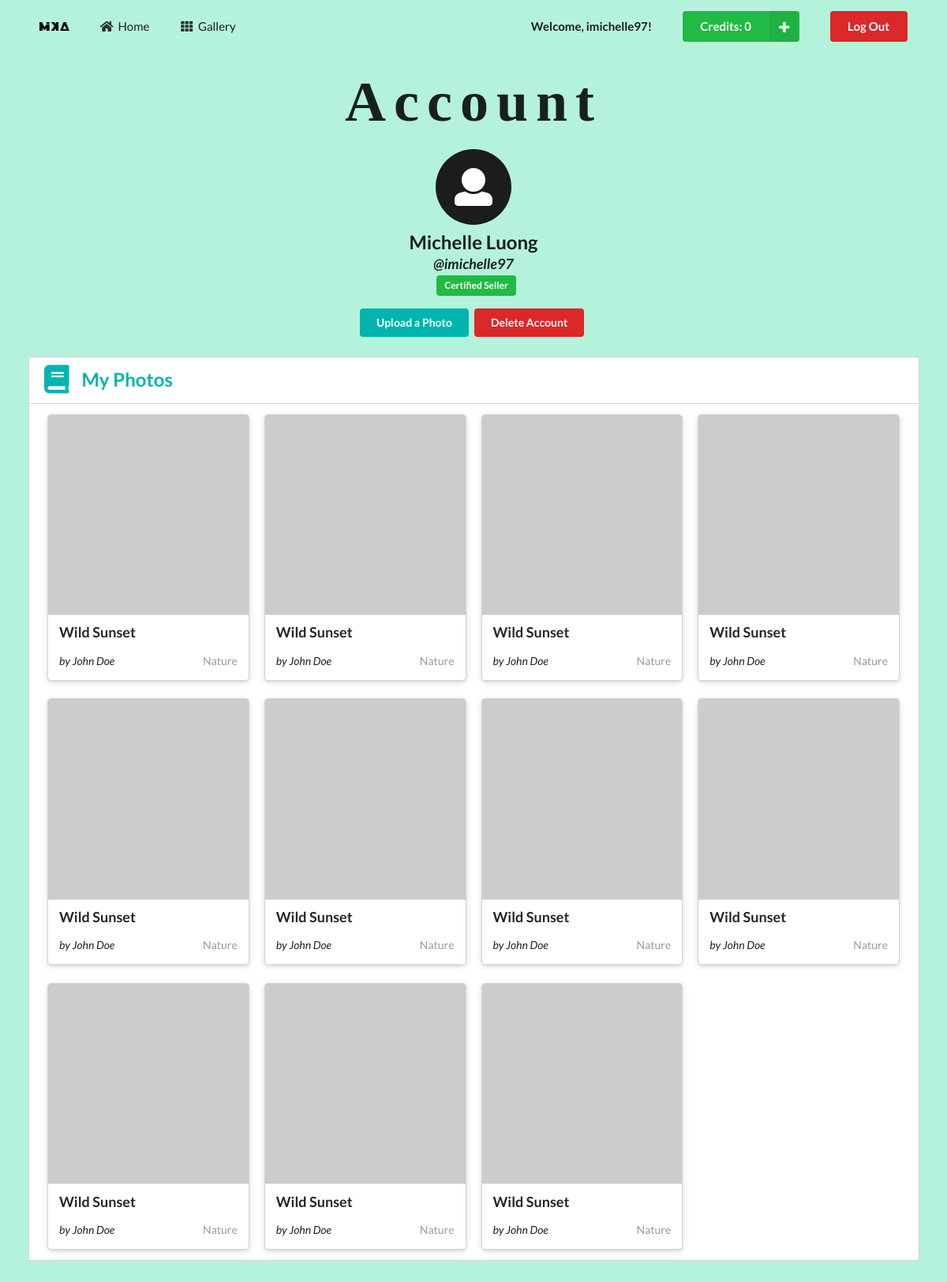
Page /profile.php (signed in) on the earlier database version.
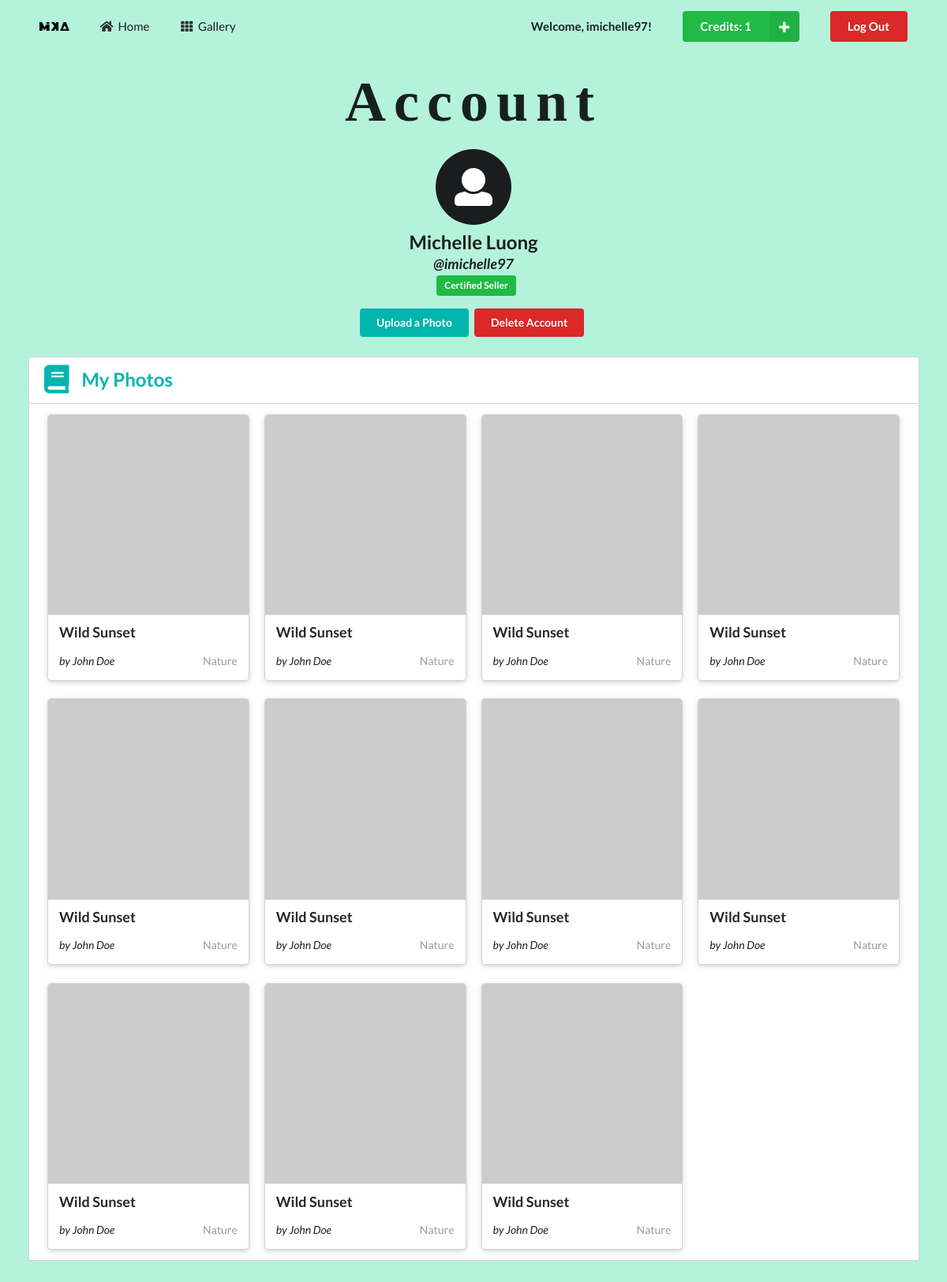
Same page on the later database version.
### tables this page shows
CREATE TABLE `customer` (
  `customerID` int(11) NOT NULL,
  `username` varchar(256) DEFAULT NULL,
  `password` varchar(256) DEFAULT NULL,
  `firstName` varchar(256) DEFAULT NULL,
  `lastName` varchar(256) DEFAULT NULL,
  `userType` varchar(128) DEFAULT NULL,
  `credits` int(11) NOT NULL
);

### profile.php (the view, shortened to what this page needs)
<?php
    include('server.php');
    $username = $_SESSION['username'];
    $userQuery = "SELECT * FROM customer WHERE username='$username';";
    $userResults = mysqli_query($db, $userQuery);
    if(mysqli_num_rows($userResults) == 1) {
        $user = mysqli_fetch_assoc($userResults);
        $firstName = $user['firstName'];
        $lastName = $user['lastName'];
        $userType = $user['userType'];
        $credits = $user['credits'];
    }
?>
<!DOCTYPE html>
<html lang="en">
<head>
    <link rel="stylesheet" type="text/css" href="https://cdnjs.cloudflare.com/ajax/libs/semantic-ui/2.3.3/semantic.css">
    <link rel="stylesheet" type="text/css" href="style.css">
</head>
<body>
    <section id="profile">
        <div id="navbar" class="ui container">
            <div class="ui large secondary menu">
                <div class="logo header item">
                    <img src="assets/images/MikaLogo.png" alt="Logo">
                </div>
                <a class="item" href="profile.php">
                    <i class="home icon"></i>
                    Home
                </a>
                <a class="item" href="gallery.php">
                    <i class="grid layout icon"></i>
                    Gallery
                </a>
                <div class="right menu">
                    <div class="ui item">
                        <p><strong>Welcome, <?php echo $_SESSION['username']; ?>!</strong></p>
                    </div>
                    <div class="ui item">
                        <button class="ui right labeled icon green button">
                        <i class="plus icon"></i>
                            Credits: <?php echo $credits ?>
                        </button>
                    </div>
                    <div class="ui item">
                        <a class="ui negative button" href="gallery.php?action=logout">Log Out</a>
                    </div>
                </div>
            </div>
        </div>
        <div class="ui center aligned header">
            <h1>Account</h1>
        </div>
        <div class="ui center aligned container">
            <h2 class="ui center aligned icon header">
                <div class="ui container">
                    <i class="inverted circular user icon"></i>
                    <?php echo $firstName . " " . $lastName ?>
                </div>
                <span><em><h3>@<?php echo $username?></h3></em></span>
                <?php if($userType == 'seller') { ?>
                    <span class="ui green label">Certified Seller</span>
                <?php } ?>
            </h2>
            <div class="ui container">
                <?php if($userType == 'seller') { ?>
                    <div id="uploadButton" class="ui animated teal button" tabindex="0">
                        <div class="visible content">
                            Upload a Photo
                        </div>
                    </div>
                <?php } ?>
                <div id="deleteButton" class="ui animated negative button" tabindex="0">
                    <div class="visible content">
                        Delete Account
                    </div>
                </div>
            </div>
        </div>
        <div class="ui photos center aligned container">
            <h2 class="ui teal top attached left aligned header">
                <i class="book icon"></i>
                <div class="content">
                    My Photos
                </div>
            </h2>
            <div class="ui raised attached segment">
                <div class="ui four center aligned doubling stackable container cards">
                    <?php for ($i = 1; $i <= 11; $i++) { ?>
                        <div class="ui column raised card">
                            <div class="ui blurring dimmable image">
                                <img src="https://picsum.photos/250">
                            </div>
                            <div class="content">
                                <h3 class="left aligned header">Wild Sunset</h3>
                                <div class="right floated meta">
                                    <div class="left aligned description">
                                        Nature
                                    </div>
                                </div>
                                <div class="left aligned">
                                    <span><em>by John Doe</em></span>
                                </div>
                            </div>
                        </div>
                    <?php } ?>
                </div>
            </div>
        </div>
    </section>
</body>
</html>

Differences in the rows shown:
changed customer "Michelle": credits "0" → "1"
